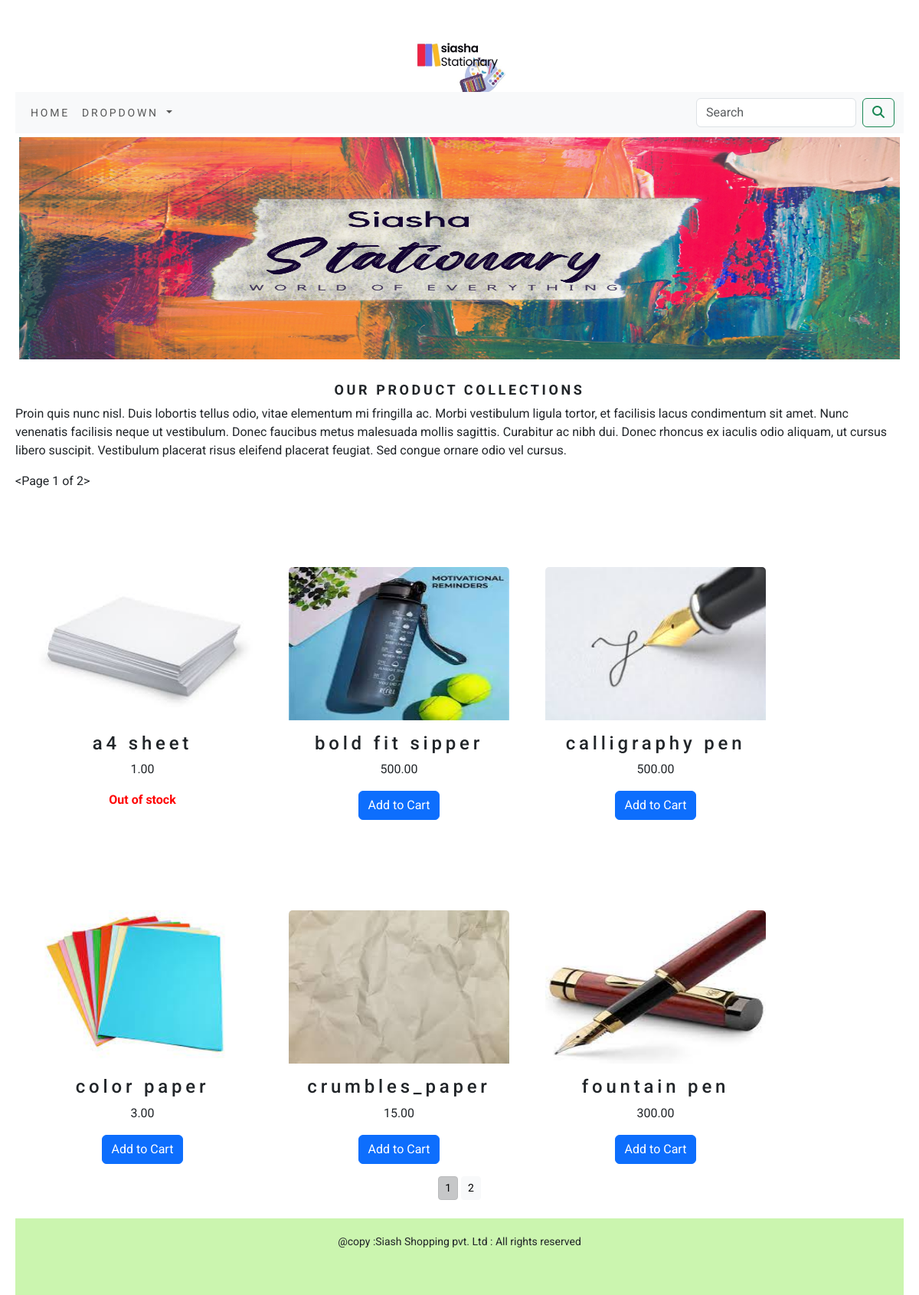
The app's page /shop/ with its own data.
### ecommerce_app/models.py (models this page shows, shortened)
class product(models.Model):
    name = models.CharField(max_length=250, unique=True)
    slug = models.SlugField(max_length=250, unique=True)
    description = models.TextField(blank=True)
    price = models.DecimalField(max_digits=10, decimal_places=2)
    category = models.ForeignKey(category, on_delete=models.CASCADE)
    stock = models.IntegerField()
    available = models.BooleanField(default=True)
    created = models.DateTimeField(auto_now_add=True)
    updated = models.DateTimeField(auto_now=True)
    image = models.ImageField(upload_to='category', blank=True)
    class Meta:
        ordering = ('name',)
        verbose_name = 'product'
        verbose_name_plural = 'products'
    def get_url(self):
        return reverse('ecommerce_app:product_details', args=[self.category.slug,self.slug])

### ecommerce_app/views.py (the view)
# urls.py: path('', views.all_products_cat, name='all_products_cat'),
def all_products_cat(request, c_slug=None):
    c_page = None
    product_list = None
    if c_slug != None:
        c_page = get_object_or_404(category, slug=c_slug)
        product_list = product.objects.all().filter(category=c_page, available=True)
        print(product_list)
    else:
        product_list = product.objects.all().filter(available=True)
    paginator = Paginator(product_list, 6)
    try:
        page = int(request.GET.get('page', '1'))
    except:
        page = 1
    try:
        products = paginator.page(page)
    except (EmptyPage, InvalidPage):
        products = paginator.page(paginator.num_pages)
    return render(request, 'category.html', {'category': c_page, 'product': products})

### cart_app/context_processors.py (called while the page is built)
def item_counter(request):
    counter = 0
    if 'admin' in request.path:
        return {}
    else:
        try:
            crt = Cart.objects.filter(cart_id=_cart_id(request))
            crt_item = cart_items.objects.all().filter(cart=crt[:1])
            for c_item in crt_item:
                counter += c_item.quantity
        except Cart.DoesNotExist:
            counter=0
    return dict(counter=counter)

### cart_app/views.py (called while the page is built)
def _cart_id(request):
    cart = request.session.session_key
    if not cart:
        cart = request.session.create()
    return cart

### ecommerce_app/context_processors.py (called while the page is built)
def menu_links(request):
    links = category.objects.all()
    return dict(links=links)

### ecommerce_app/models.py (called while the page is built)
    def get_url(self):
        return reverse('ecommerce_app:products_by_category', args=[self.slug])

### templates/category.html (shortened to what this page needs)
{% extends 'base.html' %}
{% load static %}
{% block body %}
{% if category %}
<div class="mx-auto">
    <img class="my-cat-image" src="{{category.image.url}}" alt="category.name" width="1350px" height="200px">
</div>
<br>
<div>
    <h1 class="text-center my-title"><b>{{category.name}}</b></h1>
    <p class="text-justify">{{category.description}}</p>
</div>
{% else %}
<div><img class="my-banner-image my-image-padding" src="{% static 'images/banner.jpg' %}" alt="our products"
          width="1350px" height="200px"></div>
<br>
<div>
    <h1 class="text-center my-title"><b> Our Product collections</b></h1>
    <p class="text-justify">Proin quis nunc nisl. Duis lobortis tellus odio, vitae elementum mi fringilla ac. Morbi
        vestibulum ligula tortor, et facilisis lacus condimentum sit amet. Nunc venenatis facilisis neque ut vestibulum.
        Donec faucibus metus malesuada mollis sagittis. Curabitur ac nibh dui. Donec rhoncus ex iaculis odio aliquam, ut
        cursus libero suscipit. Vestibulum placerat risus eleifend placerat feugiat. Sed congue ornare odio vel
        cursus. </p>
</div>
{% endif %}
{{product}}
<div class="container">
    <div class="row">
        {% for p in product %}
        <div class="my-bottom-margin col-3 col-3 col-3 ">
            <div class="card text-center border-0" style="min-width:18rem; ">
                <a href="{{p.get_url}}"><img class="card-img-top  " src="{{p.image.url}}" alt="{{p.name}}"
                                             style="height:200px;"> </a>
                <div class="card-body">
                    <h4 class="card-title">{{p.name}}</h4>
                    <p>{{p.price}}</p>
                    {% if p.stock <= 0 %}
                    <p><b style="color:red;">Out of stock</b></p>
                    {% else %}
                    <a href="{% url 'cart_app:add_cart' p.id %}" class="btn btn-primary">Add to Cart</a>
                    {% endif %}
                </div>
            </div>
        </div>
        {% endfor %}
    </div>
    <div class="auto-max">
        {% if product.paginator.num_pages > 1 %}
        <div class="text-center">
            {% for pg in product.paginator.page_range %}
            <a href="?page={{pg}}"
               class="btn btn-light btn-sm {% if product.number == pg %} active {% endif %}}">{{pg}}</a>
            {% endfor %}
        </div>
        {% endif %}
    </div>
    <br>
</div>
{% endblock %}

### templates/base.html (shortened to what this page needs)
{% load static %}
<!DOCTYPE html>
<html lang="en">
<head>
    <link href="{% static 'css/bootstrap.min.css' %}" rel="stylesheet">
    <link href="{% static 'css/custome.css' %}" rel="stylesheet">
</head>
<body>
<div>
    {% include 'header.html' %}
    {% include 'navbar.html' %}
    {% block body %}
    {% endblock %}
</div>
{% include 'footer.html' %}
</body>
</html>

### templates/header.html
<div class="my-header">
{% load static %}
<center>
    <a href="{% url 'ecommerce_app:all_products_cat' %}"> <img src="{% static 'images/logo1.jpg' %} " alt="log_image" width="150px" height="150px"></a>
</center>
    </div>

### templates/navbar.html (shortened to what this page needs)
<nav class="navbar navbar-expand-lg navbar-light bg-light">
  <div class="container-fluid">
    <div class="collapse navbar-collapse" id="navbarSupportedContent">
      <ul class="navbar-nav me-auto mb-2 mb-lg-0">
        <li class="nav-item">
          <a class="nav-link" href="ecommerce_app#">Home</a>
        </li>
        <li class="nav-item dropdown {% if 'shop' in request.path %} active {% endif %}">
          <a class="nav-link dropdown-toggle" href="#" id="navbarDropdown" role="button" data-bs-toggle="dropdown" aria-expanded="false">
            Dropdown
          </a>
        </li>
      </ul>
      <form class="d-flex" action="{% url 'search_app:search_result' %}"   method="get">
        <input class="form-control me-2" type="search" placeholder="Search" name="q" aria-label="Search">
        <button class="btn btn-outline-success" type="submit"><i class="fa-solid fa-magnifying-glass"></i></button>
      </form>
    </div>
  </div>
</nav>

### templates/footer.html
<div class="footer navbar-fixed-bottom my_footer">
    <p class="text-center">
        @copy :Siash Shopping pvt. Ltd : All rights reserved
    </p>
</div>

### static/css/custome.css (style rules this page uses)
body { font-family: 'Roboto', sans-serif; margin-left:20px; margin-right:20px; }
.nav-item { letter-spacing: .2em; font-size: 14px; text-transform: uppercase; }
.my_footer { background-color: #cbf5af ; height:100px; }
.my_footer p { padding-top:20px; font-size:14px; }
.my-header { height:120px; }
.my-banner-image { width:100%; height:300px; }
.my-image-padding { padding:5px; }
.my-title { font-size:18px; letter-spacing:.2em; text-transform:uppercase; }
.my-bottom-margin { margin-right:50px; margin-top:100px; }
.card-body h4 { text-size:14px; letter-spacing:.2em; }

### records on screen
product: image (picture), name "a4 sheet", price "1.00", stock "Out of stock"
product: image (picture), name "bold fit sipper", price "500.00", stock "Add to Cart"
product: image (picture), name "calligraphy pen", price "500.00", stock "Add to Cart"
product: image (picture), name "color paper", price "3.00", stock "Add to Cart"
product: image (picture), name "crumbles_paper", price "15.00", stock "Add to Cart"
product: image (picture), name "fountain pen", price "300.00", stock "Add to Cart"

### other values on screen
{{ product }} "<Page 1 of 2>"
{{ pg }} "1" "2"
